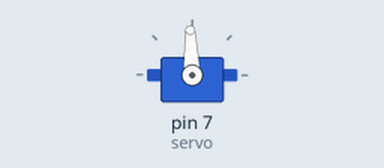
The sketch below on a simulated Arduino Uno, built with avr-gcc and run on an emulated ATmega328P. Shown: servo.

Above: at 0.05 s.
At 0.9 s:
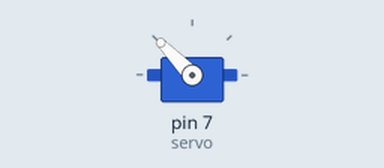
At 1.8 s:
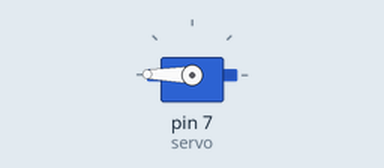
At 4.6 s:
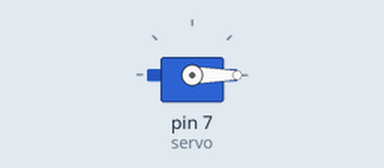
Timing chart, 0 to 7.3 s (numbered marks = the images above):
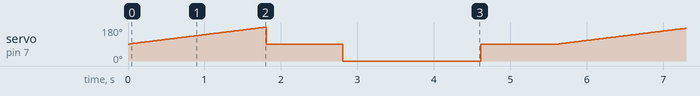

The sketch:

083-servo360.ino
```cpp
#include <Servo.h>

Servo servo;

void setup() {
  servo.attach(7);
}

void loop() {
  for (int i = 90; i < 180; i++) {
    servo.write(i);
    delay(20);
  }
  servo.write(90);
  delay(1000);
  for (int i = -90; i < 0; i++) {
    servo.write(i);
    delay(20);
  }
  servo.write(90);
  delay(1000);
}
```
